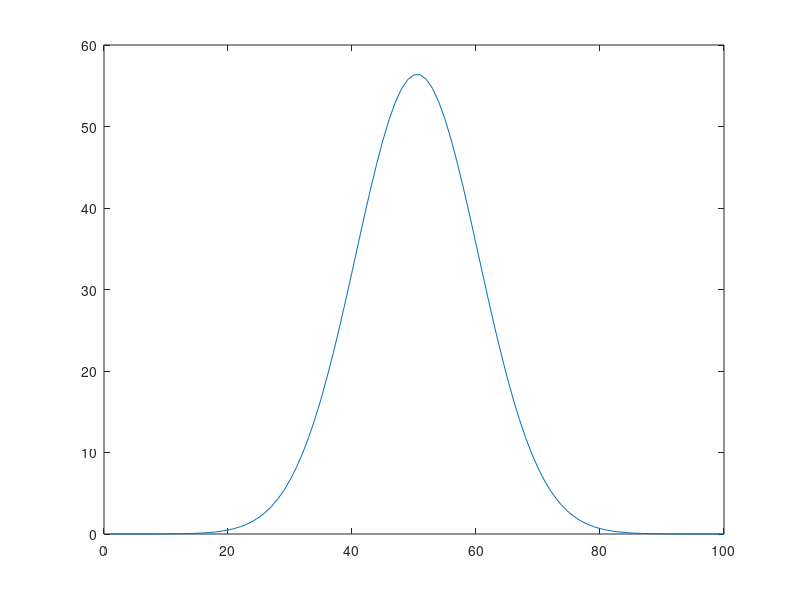
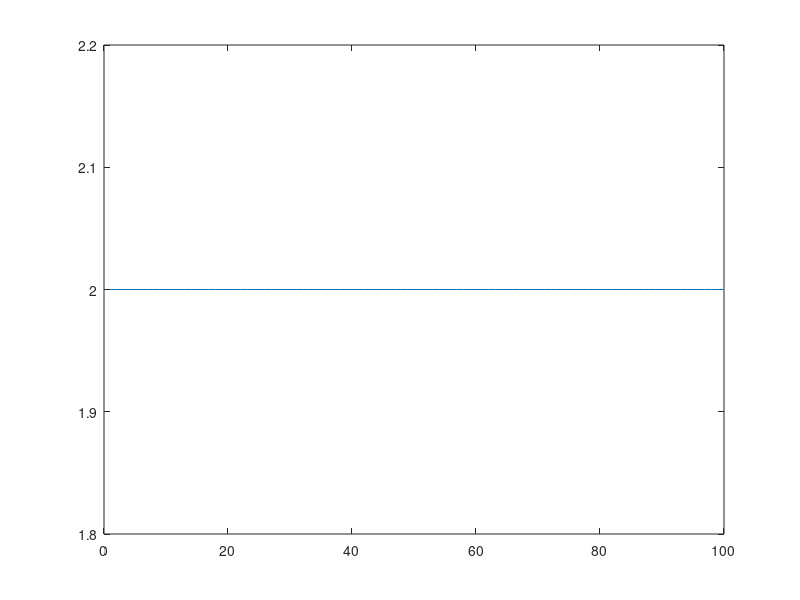

The MATLAB source for these figures, in order: (Note: this script raises an error after producing the figures.)
%% 3rd order expantion

clc; clear all; close all
L = 1000; % Spatial length
t_start = 0.0; t_end = 10;
rho_start = 0; rho_end = L; % 1200 for discrete time
Time = 1; % Time length
a = 0; c = 2; % boundary conditions
n = 99; % spaces in spatial length (grid points = n + 1)
m = 1000; % time points 

% t = linspace(t_start,t_end ,m);
t = linspace(t_start,t_end - t_end/m ,m);
rho = linspace(rho_start,rho_end,n+1)'; %TODO check how you define the grid spacing
drho = rho(2) - rho(1);
dt = t(2) - t(1); Fs = 1/dt;
T0 = zeros(n+1,1) + c;
T0(end) = c;
% T0 = bvp_test';
% T0 = T0(:,1);
T = zeros(n+1,m);

s = dt / 4 / (drho)^3

sigma = 100; mu = L/2; K = 10000;
Pdep = K * 1/(sigma*sqrt(pi))*exp(-(1/2)*(rho-mu).^2/sigma.^2); Pdep(1) = 0; Pdep(end) = 0;
figure(1)
plot(Pdep)
%%
u = sin(2*pi*7*t) + sin(2*pi*9*t) + 2.1;

% Initialize Tmperature elements
% T0 = T0 + Pdep;
figure(2)
plot(T0)
Told = T0;
T(:,1) = T0;

for j = 2:m % loop thorugh time steps
    T(:,j) = Newton_alg_3rd_order(Told,a,c,drho,dt,Pdep,u(j));
    T(:,j) = T(:,j) ; % Should introduce in Newton?
    Told = T(:,j);
end

figure(3);
h = surf(t,rho,T)
set(h,'LineStyle','none')
xlabel('t ')
ylabel('\rho')
zlabel('T(x,t)')
 % temp
 m = 200;
S = T((n+1)/2,801:end);
Y = fft(S)/length(S);
P2 = abs(Y);
P1 = P2(1:m/2+1);
P1(2:end-1) = 2*P1(2:end-1);

f = Fs*(0:(m/2))/m;
figure(4)

stem(f,P1) ;
set(gca,'YScale','log'); 
title('Single-Sided Amplitude Spectrum of T(t)')
xlabel('f (Hz)')
ylabel('|T(f)|')

figure(5)
plot(T((n+1)/2,:))